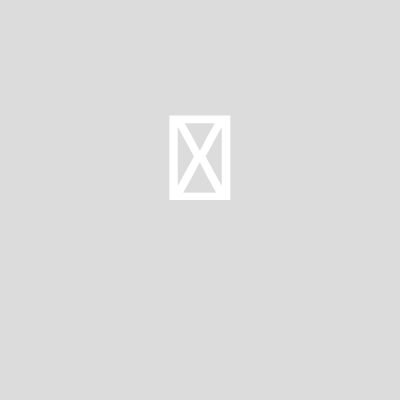
Frame 1 (no input)
Frame 60 (the mouse pressed at the canvas centre just before this capture): identical to frame 1, image omitted
Frame 120 (the mouse held since frame 60 and released just before this capture): identical to frame 1, image omitted

The Processing sketch that drew this single still picture (run headless with seeded random() and noise(); from frame 60 on, the mouse is pressed at the canvas centre):

// Processing sketch: keySketch_java
// ── keySketch_java.pde
// -- set up the things that don't change ...
void setup() {
  size(400, 400);
  textSize(128);      // <-- try changing this
  textAlign(CENTER); // <-- centers text!
}
 
// -- do these things 60 times per second ...
void draw() {
 
  // -- clear the canvas:
  background(220);              // <-- try a different colour
 
  // -- show the value of the key variable in the middle of the canvas:
  text(key,width/2,height/2); // <-- try a different position
}
